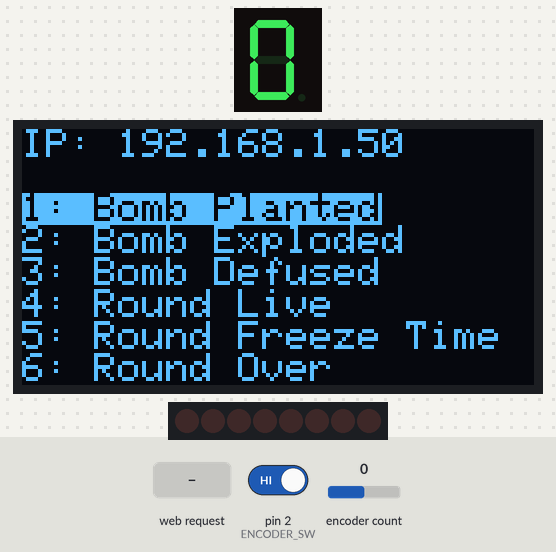
Recording of a sketch running on a simulated Arduino Mega 2560, built with avr-gcc and run on an emulated ATmega2560. Parts: 1-digit seven-segment display, 128×64 one-colour display, 8 shift-register outputs drawn as a row of LEDs (first output left, lit = HIGH). Wiring (inferred from the names in the program): 1-digit 7-segment display, segments lit when LOW: segments pin 15, pin 16, pin 17, pin 18, pin 19, pin 20, pin 21. Inputs (shaded band) come from the test bench; at power-on: encoder count 0, pin 2 (ENCODER_SW) HIGH. WiFi joins after 1.5 s; servers stay silent unless stated; the segment pins are drawn as the display they are named for.

Above: at 3.0 s.
3.1 s: HTTP request GET /planted received
At 3.9 s:
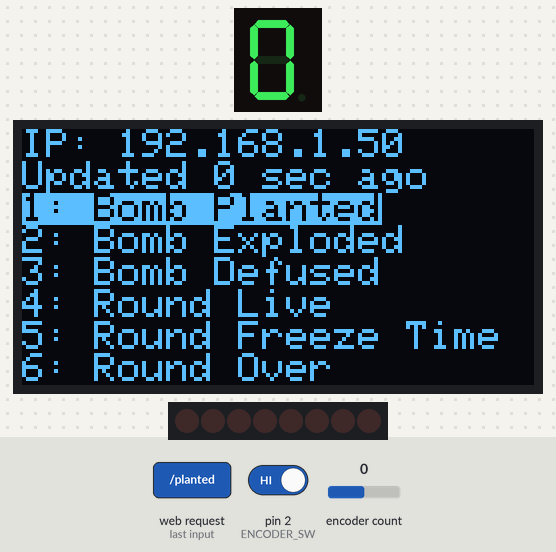
6.1 s: encoder count set to -1
At 6.9 s:
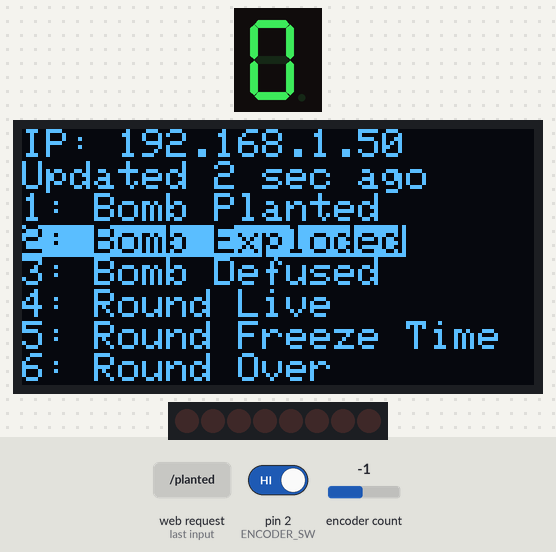
9.1 s: encoder count set to -2
At 9.7 s:
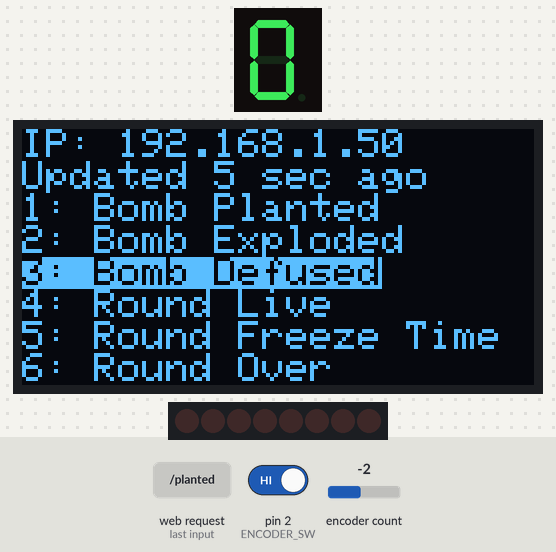
12.1 s: encoder count set to -3
At 12.9 s:
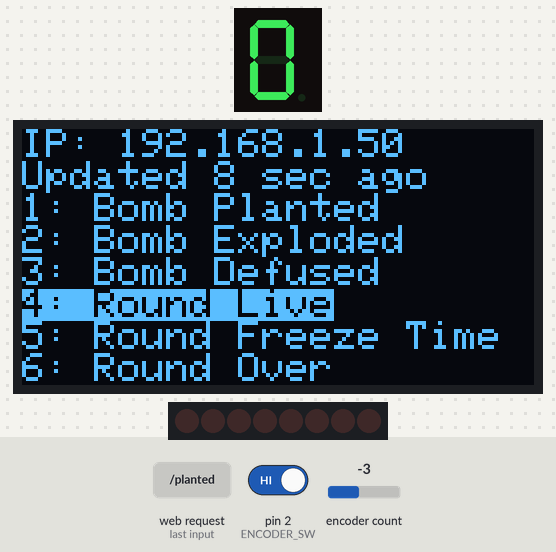
15.1 s: encoder count set to -4
At 15.5 s:
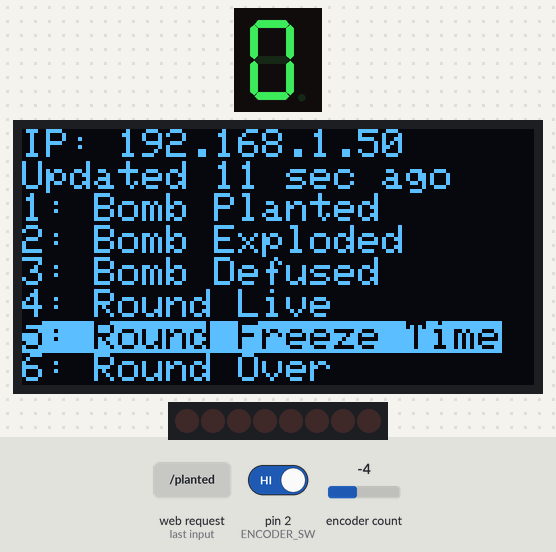
18.1 s: encoder count set to -5
At 18.9 s:
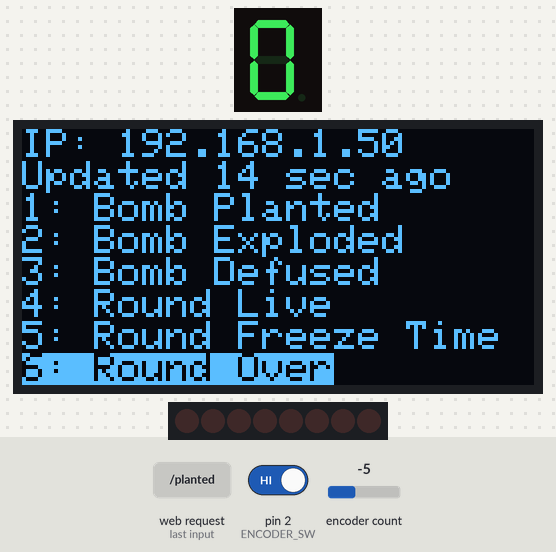
Timing chart, 0 to 21.1 s (numbered marks = the images above; inputs shaded):
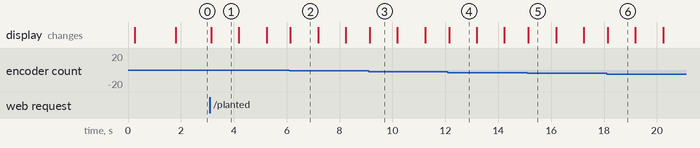

Measured:
- after the input at 3.1 s, the display: changes after 0.05 s (image 1)
- after the input at 6.1 s, the display: changes at once (image 2)
- after the input at 9.1 s, the display: changes at once (image 3)
- after the input at 12.1 s, the display: changes at once (image 4)
- after the input at 15.1 s, the display: changes at once (image 5)
- after the input at 18.1 s, the display: changes at once (image 6)
- what the display in image 1 shows lasts 1.0 s, from 3.2 s to 4.2 s

The sketch:

csgo_gsi.ino
```cpp
#include <EEPROM.h>
#include <SPI.h>
#include <Wire.h>
#include <Adafruit_GFX.h>
#include <Adafruit_SSD1306.h>
#include <Bounce2.h>
#include <RotaryEncoder.h>
#include <Ethernet.h>
#include <ArduinoJson.h>
#include <elapsedMillis.h>

#define NUM_MENU_ITEMS   6
#define NUM_MENU_OPTIONS 6
#define SCREEN_WIDTH 128
#define SCREEN_HEIGHT 64
#define ENCODER_A  0
#define ENCODER_B  1
#define ENCODER_SW 2
#define OLED_D0    3
#define OLED_D1    4
#define OLED_RES   5
#define OLED_DC    6
#define OLED_CS    7
#define LED_DATA   23
#define LED_CLOCK  22
#define LED_LATCH  21

Adafruit_SSD1306 display(SCREEN_WIDTH, SCREEN_HEIGHT, OLED_D1, OLED_D0, OLED_DC, OLED_RES, OLED_CS);
byte mac[] = { 0x00, 0xAA, 0xBB, 0xCC, 0xDE, 0x02 };

Bounce encoderSwitch = Bounce();
RotaryEncoder encoder(ENCODER_A, ENCODER_B);
int encoderPos = 0;

String localIP = "";
int menuLine = 0;
bool lineSelected = false;
String menuOptions[] = {"Bomb Planted", "Bomb Exploded", "Bomb Defused", "Round Live", "Round Freeze Time", "Round Over"};
bool gameStates[] = {false, false, false, false, false, false};
int menuValues[] = {0, 1, 2, 3, 4, 5};
int outputPins[] = {20, 19, 18, 17, 16, 15};

EthernetServer server(8080);
DynamicJsonDocument jsonData(2048);
elapsedMillis lastUpdate = 0;
int lastScreenRefresh = 0;
bool anyUpdate = false;

void setup() {
  encoderSwitch.attach(ENCODER_SW, INPUT_PULLUP);
  encoderSwitch.interval(5);

  pinMode(LED_DATA, OUTPUT);
  pinMode(LED_CLOCK, OUTPUT);
  pinMode(LED_LATCH, OUTPUT);

  for (int i = 0; i < NUM_MENU_ITEMS; i++)
    pinMode(outputPins[i], OUTPUT);

  for (int i = 0; i < NUM_MENU_ITEMS; i++)
    digitalWrite(outputPins[i], HIGH);

  delay(200);

  for (int i = 0; i < NUM_MENU_ITEMS; i++)
    digitalWrite(outputPins[i], LOW);

  loadMemory();
  updateOutputs();

  if (!display.begin(SSD1306_SWITCHCAPVCC))
    delayForever();

  initMenu("    Connecting...");
  if (Ethernet.begin(mac) == 0) {
    if (Ethernet.hardwareStatus() == EthernetNoHardware) {
      initMenu("  Hardware error");
    } else if (Ethernet.linkStatus() == LinkOFF) {
      initMenu(" No cable connected");
    }
    delayForever();
  }

  localIP = "IP: " + toString(Ethernet.localIP());
  updateMenu();
}

void loop() {
  checkButtons();
  if (checkNetwork())
    updateMenu();
  else if (anyUpdate && lastUpdate > lastScreenRefresh + 1000)
    updateMenu();
}

bool checkNetwork() {
  bool newData = false;
  EthernetClient client = server.available();
  if (client) {
    bool currentLineIsBlank = true;

    while (client.connected()) {
      deserializeJson(jsonData, readRequestBody(client));

      gameStates[0] = jsonData["round"]["bomb"].as<String>() == "planted";
      gameStates[1] = jsonData["round"]["bomb"].as<String>() == "exploded";
      gameStates[2] = jsonData["round"]["bomb"].as<String>() == "defused";
      gameStates[3] = jsonData["round"]["phase"].as<String>() == "live";
      gameStates[4] = jsonData["round"]["phase"].as<String>() == "freezetime";
      gameStates[5] = jsonData["round"]["phase"].as<String>() == "over";

      anyUpdate = true;
      lastUpdate = 0;
      newData = true;
      updateOutputs();

      client.println("HTTP/1.1 200 OK");
      client.println("Content-Type: text/html");
      break;
    }

    delay(1);
    client.stop();
  }

  return newData;
}

void checkButtons() {
  encoderSwitch.update();
  encoder.tick();

  int newPos = encoder.getPosition();
  if (encoderPos != newPos) {
    if (encoderPos < newPos) {
      if (!lineSelected) {
        menuLine = max(0, menuLine - 1);
      } else {
        menuValues[menuLine] = max(0, menuValues[menuLine] - 1);
        updateMemory();
      }
    } else {
      if (!lineSelected) {
        menuLine = min(NUM_MENU_ITEMS - 1, menuLine + 1);
      } else {
        menuValues[menuLine] = min(NUM_MENU_OPTIONS - 1, menuValues[menuLine] + 1);
        updateMemory();
      }
    }

    updateMenu();
    encoderPos = newPos;
  }

  if (encoderSwitch.fell()) {
    lineSelected = !lineSelected;
    updateMenu();
  }
}

void updateMemory() {
  for (int i = 0; i < NUM_MENU_ITEMS; i++)
    EEPROM.write(i, menuValues[i]);
  EEPROM.write(NUM_MENU_ITEMS, 1);
}

void loadMemory() {
  for (int i = 0; i < NUM_MENU_ITEMS; i++)
    menuValues[i] = EEPROM.read(i);
  int valid = EEPROM.read(NUM_MENU_ITEMS);
  if (valid != 1) {
    for (int i = 0; i < NUM_MENU_ITEMS; i++)
      menuValues[i] = i;
  }
}

void updateOutputs() {
  bool leds[8] = {0, 0, 0, 0, 0, 0, 0, 0};

  for (int i = 0; i < NUM_MENU_ITEMS; i++) {
    leds[i + 1] = gameStates[menuValues[i]];
    digitalWrite(outputPins[i], gameStates[menuValues[i]]);
  }

  setLED(leds);
}

void initMenu(String msg) {
  display.clearDisplay();
  display.setTextSize(1);
  display.setTextColor(SSD1306_WHITE);
  display.setCursor(0,0);
  display.println(msg);

  display.display();
}

void updateMenu() {
  display.clearDisplay();
  display.setTextSize(1);
  display.setTextColor(SSD1306_WHITE);
  display.setCursor(0,0);
  display.println(localIP);
  if (anyUpdate) {
    int secs = lastUpdate / 1000;
    if (secs < 60)
      display.println("Updated " + String(secs) + " sec ago");
    else if (secs < 3600)
      display.println("Updated " + String(secs / 60) + " min ago");
    else
      display.println("Updated " + String(secs / 3600) + " hr ago");
  } else {
    display.println();
  }

  for (int i = 0; i < NUM_MENU_ITEMS; i++) {
    if (menuLine == i && !lineSelected) {
       display.setTextColor(SSD1306_BLACK, SSD1306_WHITE);
       display.print(String(i + 1) + ": ");
    }
    else if (menuLine == i && lineSelected) {
       display.print(String(i + 1) + ": ");
       display.setTextColor(SSD1306_BLACK, SSD1306_WHITE);
    }
    else {
      display.setTextColor(SSD1306_WHITE);
      display.print(String(i + 1) + ": ");
    }

    display.println(menuOptions[menuValues[i]]);
  }

  display.display();

  lastScreenRefresh = lastUpdate;
}

String readRequestBody(EthernetClient client)
{
  String res = "";
  bool currentLineIsBlank = true;
  bool foundPayload = false;
  while (client.available())
  {
    char c = client.read();

    if (c == '\n' && currentLineIsBlank)
      foundPayload = true;
    if (c == '\n')
      currentLineIsBlank = true;
    else if (c != '\r')
      currentLineIsBlank = false;

    if (foundPayload)
      res += c;
  }
  return res;
}

void delayForever() {
  while (true)
    delay(1);
}

String toString(const IPAddress& address){
  return String() + address[0] + "." + address[1] + "." + address[2] + "." + address[3];
}

void setLED(bool values[]) {
  int ledData = 0;
  for(int i = 0; i < 8; i++)
     ledData |= values[i] << i;
  digitalWrite(LED_LATCH, LOW);
  shiftOut(LED_DATA, LED_CLOCK, MSBFIRST, ledData);
  digitalWrite(LED_LATCH, HIGH);
}
```
